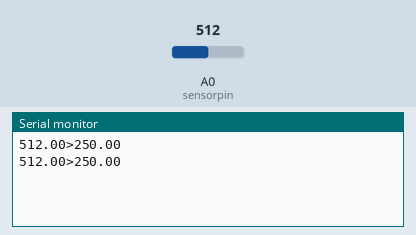
Recording of a sketch running on a simulated Arduino Uno, built with avr-gcc and run on an emulated ATmega328P. Parts: the last lines printed to the serial monitor. Inputs (shaded band) come from the test bench; at power-on: A0 (sensorpin) = 512.

Above: at 1.8 s.
1.9 s: A0 (sensorpin) set to 716
At 2.8 s:
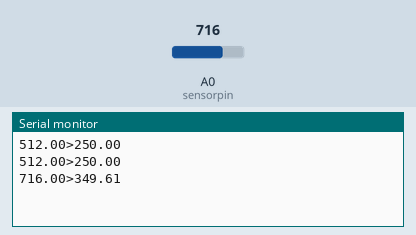
3.4 s: A0 (sensorpin) set to 900
At 4.6 s:
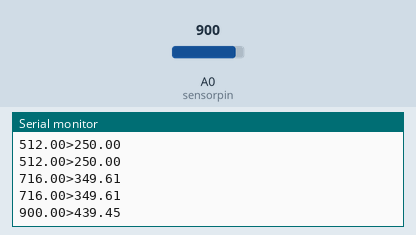
Timing chart, 0 to 6.4 s (numbered marks = the images above; inputs shaded):
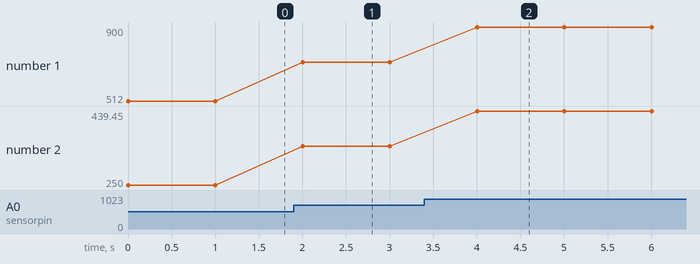

The sketch:

lm35_temperature_sensor.ino
```cpp
int sensorpin=A0;
float value;
void setup() {
  // put your setup code here, to run once:
Serial.begin(9600);
}

void loop() {
  // put your main code here, to run repeatedly:
value=analogRead(sensorpin);
Serial.print(value);
Serial.print(">");
float millivolts=(value/1024.0)*5000;
float celsius=millivolts/10; //sensor op is 10 mV per deg celsius
Serial.println(celsius);
delay(1000);
}
```

Measured:
- after the input at 1.9 s, the serial monitor: prints a new line after 0.10 s (image 1)
- after the input at 3.4 s, the serial monitor: prints a new line after 0.60 s (image 2)
- plotted number 1: 512 → 716 after the input at 1.9 s, 716 → 900 after the input at 3.4 s
- plotted number 2: 250 → 349.61 after the input at 1.9 s, 349.61 → 439.45 after the input at 3.4 s
